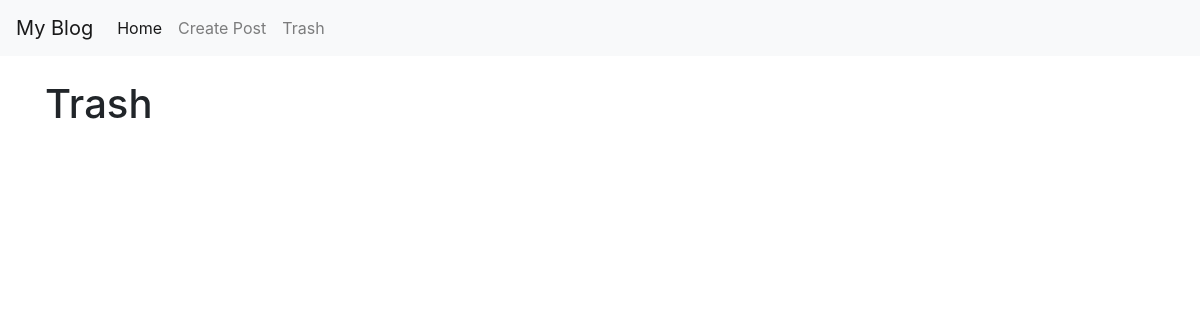
Page /trash.php on the earlier database version.
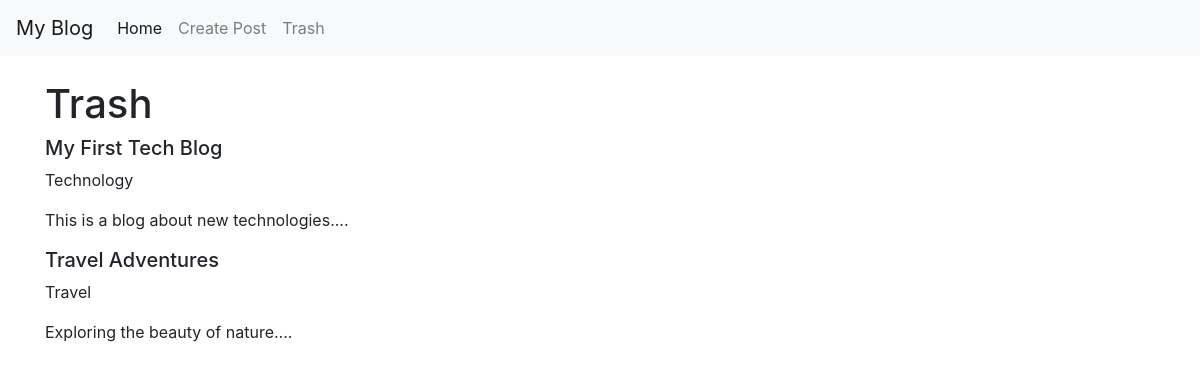
Same page on the later database version.
### tables this page shows
CREATE TABLE posts(
    id INTEGER PRIMARY KEY AUTOINCREMENT,
    title TEXT NOT NULL,
    content TEXT NOT NULL,
    created_at DATETIME DEFAULT CURRENT_TIMESTAMP,
    is_deleted INTEGER DEFAULT 0,
    content_type TEXT DEFAULT 'markdown',
    category TEXT DEFAULT 'General'
);

### trash.php (the view, shortened to what this page needs)
<?php
include "header.php";
?>
    <div class="container mt-4">
        <h1>Trash</h1>
        <?php
            try{
                $db = new SQLite3('data.db');
                $results = $db->query('SELECT * FROM posts WHERE is_deleted = 1 ORDER BY created_at DESC');
                while($row = $results->fetchArray(SQLITE3_ASSOC)){
                    echo '<div>';
                    echo '<div>';
                    echo '<h5>' . htmlspecialchars($row["title"]) . '</h5>';
                    echo '<p>' . htmlspecialchars($row["category"]) . '</p>';
                    echo '<p>' . substr(htmlspecialchars($row["content"]), 0, 200).'...</p>';
                    echo '</div>';
                    echo '</div>';
                }
            } catch (Exception $e){
                echo '<p>' . $e->getMessage() . '</p>';
            }
            exit;
        ?>

Differences in the rows shown:
now on this page (row edited): posts: title "My First Tech Blog", category "Technology", content "This is a blog about new technologies."
now on this page (row edited): posts: title "Travel Adventures", category "Travel", content "Exploring the beauty of nature."
